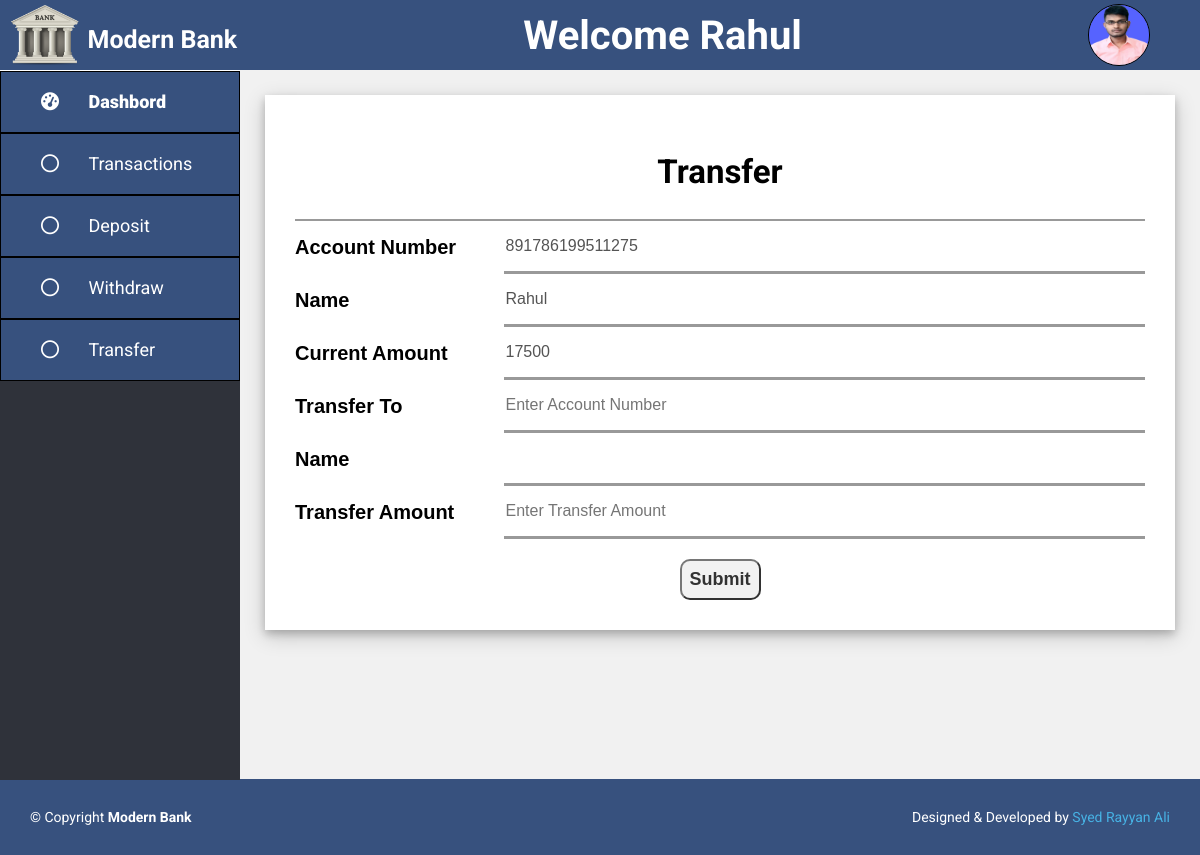
Page /user/transfer.php (signed in) on the committed database.
### tables this page shows
CREATE TABLE `customer` (
  `Customer_Id` int(11) NOT NULL,
  `Account_Number` bigint(20) DEFAULT NULL,
  `Name` char(30) DEFAULT NULL,
  `Father_Name` char(30) DEFAULT NULL,
  `DOB` date DEFAULT NULL,
  `Mobile_Number` bigint(20) DEFAULT NULL,
  `Gmail_Id` char(30) DEFAULT NULL,
  `Account_Opening_Date` date DEFAULT NULL,
  `Address` char(50) DEFAULT NULL,
  `Opening_Amount` int(11) DEFAULT NULL,
  `Image_Name` varchar(100) DEFAULT NULL
);

### user/transfer.php (the view, shortened to what this page needs)
<?php
    include 'header.php';
    $user = $_SESSION["user"];
    $result = mysqli_query($conn, "SELECT * FROM customer WHERE Customer_Id = '{$user['userId']}'");
            ?>
        <div class="container">
            <div class="dep-with-tr">
                <div class="title">
                    <h2>Transfer</h2>
                </div>
                <?php
                    if(mysqli_num_rows($result) > 0){
                        while($row = mysqli_fetch_assoc($result)){
                ?>
                <form action="" method="post" autocomplete="off">
                    <div class="input-box">
                        <label>Account Number</label>
                        <input type="number" value="<?php echo $row['Account_Number']; ?>" disabled required="required">
                    </div>
                    <div class="input-box">
                        <label>Name</label>
                        <input type="text" name="name" value="<?php echo $row['Name']; ?>" disabled required="required">
                    </div>
                    <div class="input-box">
                        <label>Current Amount</label>
                        <input type="number" value="<?php echo $row['Opening_Amount']; ?>" disabled required="required">
                    </div>
                    <div class="input-box">
                        <label>Transfer To</label>
                        <input type="number" name="taccount" id="search_account" placeholder="Enter Account Number" required="required">
                    </div>
                    <div class="input-box">
                        <label for="">Name</label>
                        <input type="text" id="searchresult" disabled required="required">
                    </div>
                    <div class="input-box">
                        <label for="">Transfer Amount</label>
                        <input type="number" name="tamount" placeholder="Enter Transfer Amount" required="required" id="validate">
                    </div>
                    <div class="submit-box">
                        <input type="submit" name="submit">
                    </div>
                </form>
                <?php
                        }
                    }
                ?>
            </div>
        </div>
    </div>
<?php
    include 'footer.php';
?>

### user/header.php (shortened to what this page needs)
<?php
    include '../config.php';
    $user = $_SESSION["user"];
    $result = mysqli_query($conn, "SELECT * FROM customer WHERE Customer_Id = '{$user['userId']}'");
    $row = mysqli_fetch_assoc($result);
?>
<!DOCTYPE html>
<html lang="en">
<head>
    <link rel="stylesheet" href="https://cdnjs.cloudflare.com/ajax/libs/font-awesome/6.4.2/css/all.min.css">
    <link href="../assets/css/user.css" rel="stylesheet">
</head>
<body>
    <header>
        <div class="logo">
            <img src="../assets/img/logo.png" alt="">
            <a href="dashbord.php">
                <h3>
                    Modern Bank
                </h3>
            </a>
        </div>
        <h2>Welcome <?php echo $user["userName"]; ?> </h2>
        <img src="../admin/user-img/<?php echo $row['Image_Name']; ?>" alt="" class="user-pic" onclick="toggleMenu()">
    </header>
    <div class="main">
        <div class="side-nav">
            <a href="dashbord.php">
                <i class="fa-solid fa-gauge-high">
                    <span>Dashbord</span>
                </i>
            </a>
            <a href="transaction.php">
                <i class="fa-regular fa-circle">
                    <span>Transactions</span>
                </i>
            </a>
            <a href="deposit.php">
                <i class="fa-regular fa-circle">
                    <span>Deposit</span>
                </i>
            </a>
            <a href="withdraw.php">
                <i class="fa-regular fa-circle">
                    <span>Withdraw</span>
                </i>
            </a>
            <a href="transfer.php">
                <i class="fa-regular fa-circle">
                    <span>Transfer</span>
                </i>
            </a>
        </div>

### assets/css/user.css (style rules this page uses)
body { margin: 0; padding: 0; font-family: 'Roboto', sans-serif; height: 100vh; }
header { background: #37517e; width: 100%; height: 70px; position: sticky; top: 0; display: flex; align-items: center; justify-content: space-between; }
header .logo { height: 100%; display: flex; }
header .logo a { text-decoration: none; }
header .logo a h3 { color: #fff; align-items: center; font-size: 25px; cursor: pointer; }
header h2 { font-size: 40px; color: white; }
.user-pic { width: 60px; height: 60px; border: 1px solid black; border-radius: 50%; cursor: pointer; margin-right: 50px; }
.main { width: 100%; display: flex; height: 88.6vh; }
.side-nav { background: #2f323a; margin-top: 1px; width: 20%; height: 100%; transition: 0.5s; }
.side-nav a { color: #fff; background: #37517e; display: block; width: 100%; line-height: 60px; font-size: 18px; border: 1px solid black; text-decoration: none; padding-left: 40px; box-sizing: border-box; transition: 0.5s; }
.side-nav i span { font-family: 'Roboto', sans-serif; margin-left: 25px; }
.container { width: 80%; min-height: 88.6vh; background: #f1f1f1; overflow-y: auto; }
.title { font-size: 22px; display: flex; align-items: center; justify-content: space-around; border-bottom: 2px solid #999; }
.container .dep-with-tr { background: white; margin: 25px; box-shadow: 0 4px 8px 0 rgba(0, 0, 0, 0.2), 0 6px 20px 0 rgba(0, 0, 0, 0.19); padding: 30px; }
.container .dep-with-tr .input-box { width: 100%; display: flex; justify-content: space-between; }
.container .dep-with-tr .input-box label { font-size: 20px; font-weight: bold; font-family: sans-serif; margin: 15px 0px ; }
.container .dep-with-tr .input-box input { font-size: 16px; width: 75%; border: none; outline: none; background-color: transparent; border-bottom: 3px solid #999; }
.container .dep-with-tr .submit-box { margin-top: 20px; display: flex; justify-content: center; }
.container .dep-with-tr input[type="submit"] { font-size: 18px; opacity: 0.8; padding: 8px; border-radius: 10px; font-weight: 600; }

### rows in the picture
customer: Name "Rahul", Image_Name (picture), Account_Number "891786199511275", name "Rahul", Opening_Amount "17500"
